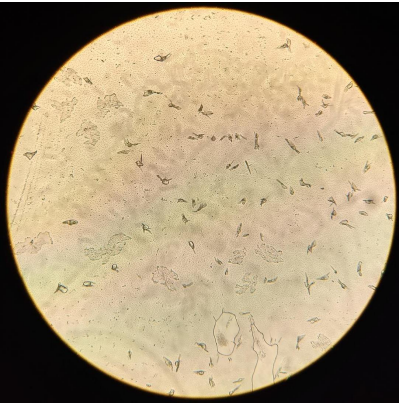
#> input picture ImagemTeste2.png, 399 x 406 px
$ jupyter execute teste2.ipynb
#> lines starting #> are read from the running program, lines starting #| are printed output that depends on the picture; after the words box and inside, x2 and y2 are one past the last pixel; in counts of white or black regions, pixels touching at a corner belong together
[cell 1]
import cv2
import numpy as np
import pandas as pd
import matplotlib.pyplot as plt

def calcular_areas(imagem_path, area_min=20, area_max=5000):
#> called with imagem_path = 'ImagemTeste2.png', area_min = 20, area_max = 5000
    img = cv2.imread(imagem_path)
#> img is the input picture: shape (406, 399, 3); mean B, G, R 119.3, 149.1, 166.3
    original = img.copy()

    gray = cv2.cvtColor(img, cv2.COLOR_BGR2GRAY)
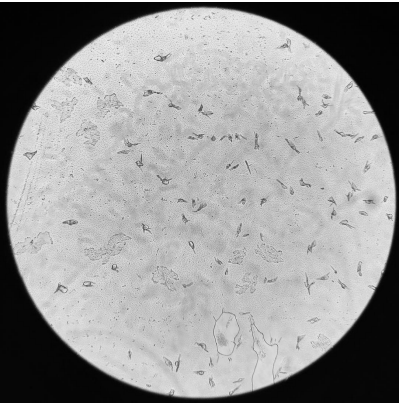
#> gray: shape (406, 399); min 1, max 255, mean 150.8

    # Correção de iluminação irregular
    background = cv2.GaussianBlur(gray, (71, 71), 0)
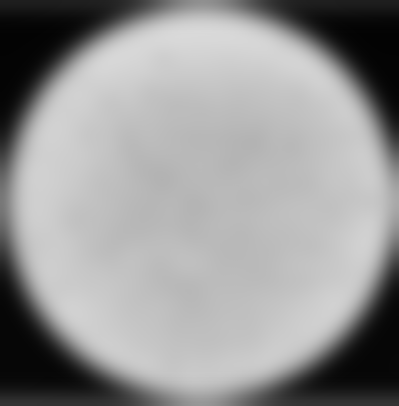
#> background: shape (406, 399); min 3, max 217, mean 150.5
    corrected = cv2.subtract(gray, background)
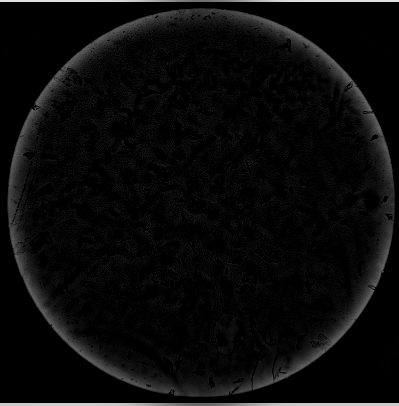
#> corrected: shape (406, 399); min 0, max 225, mean 10.4
    corrected = cv2.normalize(corrected, None, 0, 255, cv2.NORM_MINMAX)

    # Contraste local
    clahe = cv2.createCLAHE(clipLimit=3.0, tileGridSize=(8, 8))
    contrast = clahe.apply(corrected)
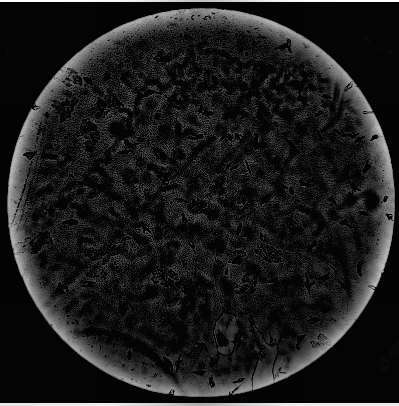
#> contrast: shape (406, 399); min 3, max 255, mean 28.4

    # Redução de ruído preservando bordas
    denoise = cv2.bilateralFilter(contrast, 9, 75, 75)
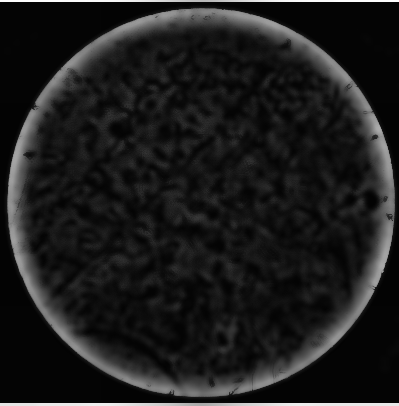
#> denoise: shape (406, 399); min 3, max 254, mean 28.3

    # Segmentação
    thresh = cv2.adaptiveThreshold(
        denoise,
        255,
        cv2.ADAPTIVE_THRESH_GAUSSIAN_C,
        cv2.THRESH_BINARY,
        21,
        -2
    )
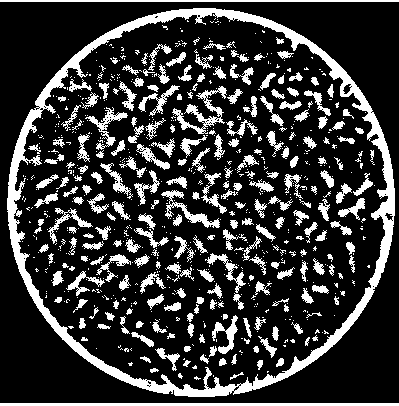
#> thresh: shape (406, 399); 21.3% white; 754 white regions (516 under 20 px), largest, box (x1, y1, x2, y2) and area: (7, 8, 395, 397) 10948, (0, 403, 399, 406) 1197, (0, 0, 399, 2) 798

    # Limpeza
    kernel = np.ones((3, 3), np.uint8)
    clean = cv2.morphologyEx(thresh, cv2.MORPH_OPEN, kernel)
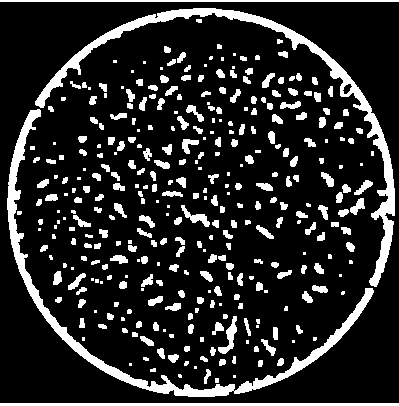
#> clean: shape (406, 399); 15.9% white; 348 white regions (101 under 20 px)

    # Contornos
    contours, _ = cv2.findContours(
        clean,
        cv2.RETR_EXTERNAL,
        cv2.CHAIN_APPROX_SIMPLE
    )
#> contours = 348 contours, 150 with area under 20; largest, box (x1, y1, x2, y2) and area: (35, 8, 395, 287) 4626, (7, 109, 374, 397) 4477, (0, 403, 399, 406) 796, (0, 0, 399, 2) 398, (218, 316, 237, 354) 218

    dados = []
    contador = 1

    for cnt in contours:
        area = cv2.contourArea(cnt)

        if area_min <= area <= area_max:
            x, y, w, h = cv2.boundingRect(cnt)
            perimetro = cv2.arcLength(cnt, True)

            dados.append({
                "objeto": contador,
                "area_pixels": area,
                "perimetro_pixels": perimetro,
                "x": x,
                "y": y,
                "largura": w,
                "altura": h
            })

            cv2.drawContours(original, [cnt], -1, (0, 255, 0), 1)
            cv2.putText(
                original,
                str(contador),
                (x, y - 3),
                cv2.FONT_HERSHEY_SIMPLEX,
                0.4,
                (255, 0, 0),
                1
            )

            contador += 1
#> this loop made 348 passes
#> (cnt, area, x, y, w, h, perimetro) on pass 1: ([[0, 403], [0, 405], [398, 405], [398, 403]], 796, 0, 403, 399, 3, 800)
#> (area, x, y, w, h, perimetro) on passes 5, 10, 11, 12, 15, 16: (39.5, 204, 369, 7, 15, 36.73), (22, 258, 360, 5, 7, 18.83), (30, 219, 359, 7, 7, 21.66), (33, 277, 358, 7, 8, 22.49), (22, 200, 356, 8, 6, 20.49), (54.5, 168, 354, 11, 9, 30.73)
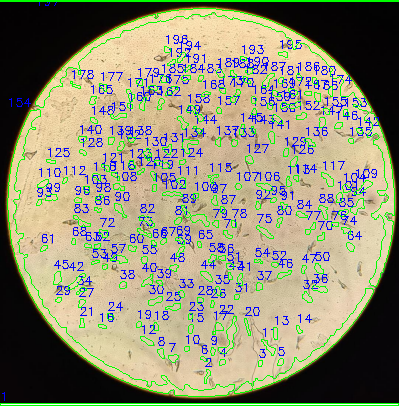
#> original: shape (406, 399, 3); 10.92% of pixels changed, all inside (x1, y1, x2, y2) = (0, 0, 399, 406)
#> after the loop, contador = 199; dados = 198 items

    tabela = pd.DataFrame(dados)
#> tabela = table of 198 rows and 7 columns

    print("Objetos detectados:", len(tabela))
#| Objetos detectados: 198
    print("Área total em pixels:", tabela["area_pixels"].sum() if len(tabela) else 0)
#| Área total em pixels: 18537.5

    plt.figure(figsize=(10, 5))
    plt.imshow(cv2.cvtColor(original, cv2.COLOR_BGR2RGB))
    plt.axis("off")
    plt.title("Objetos detectados com área calculada")
    plt.show()

    return tabela, original, clean


tabela, imagem_resultado, mascara = calcular_areas("ImagemTeste2.png")
#> tabela = table of 198 rows and 7 columns

print(tabela)
#> (printed output is left out)

$ run again, with ImagemTeste10.png copied over ImagemTeste2.png
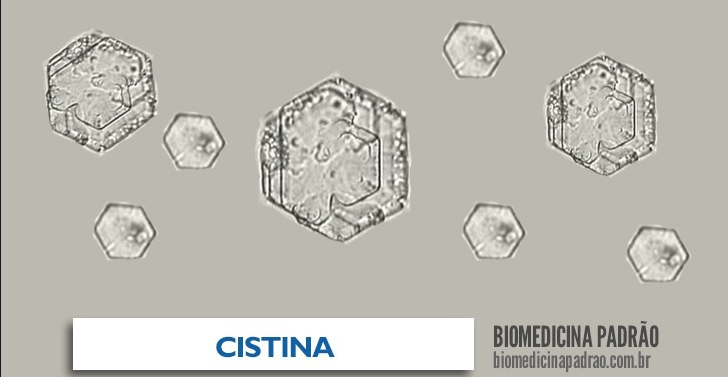
#> input picture ImagemTeste10.png, 728 x 377 px
#> in calcular_areas, img is the input picture: shape (377, 728, 3); mean B, G, R 178.7, 186.5, 188.8
#> in calcular_areas, `thresh = cv2.adaptiveThreshold( denoise, 255, cv2.ADAPTIVE_THRESH_GAUS..`:
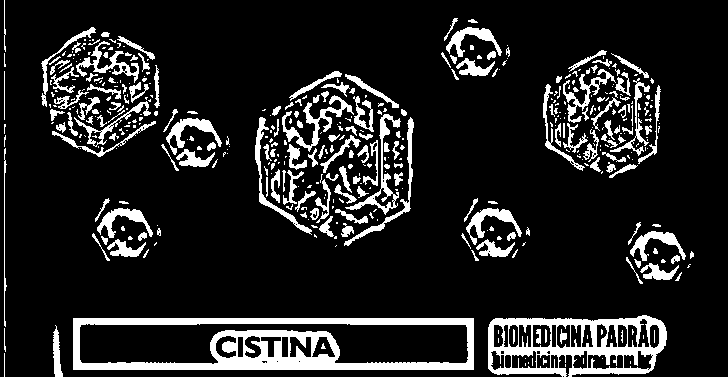
#> thresh: shape (377, 728); 13.6% white; 444 white regions (269 under 20 px), largest, box (x1, y1, x2, y2) and area: (73, 318, 474, 370) 8649, (488, 315, 667, 377) 5029, (282, 95, 354, 152) 883
#> clean: shape (377, 728); 10.6% white; 318 white regions (136 under 20 px)
#> contours = 310 contours, 184 with area under 20; largest, box (x1, y1, x2, y2) and area: (73, 318, 474, 370) 20400, (488, 315, 667, 376) 6676, (166, 118, 221, 148) 490, (466, 208, 521, 238) 488, (97, 208, 153, 238) 488
#> the loop in calcular_areas, `for cnt in contours:` made 310 passes
#> (area, x, y, w, h, perimetro) on passes 1, 4, 8, 12, 16, 17, 23, 24: (385.5, 569, 368, 80, 9, 174.4), (235.5, 53, 330, 10, 47, 105.6), (238, 643, 263, 33, 17, 99.6), (24.5, 671, 256, 9, 7, 30.24), (219.5, 479, 240, 33, 17, 105.4), (256.5, 108, 240, 35, 17, 122.7), (29, 138, 233, 9, 7, 27.66), (28.5, 507, 232, 9, 8, 31.9)
#> after the loop in calcular_areas, `for cnt in contours:`:
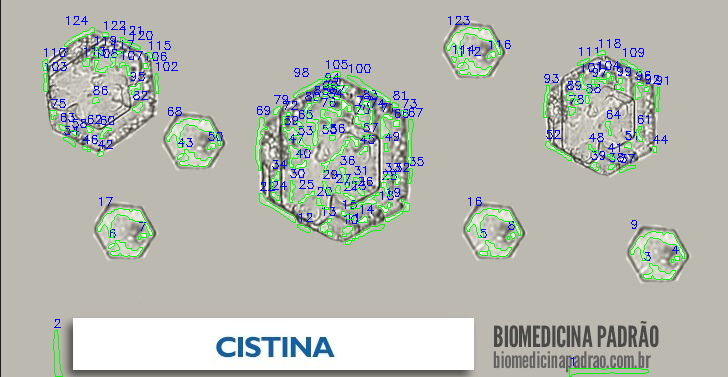
#> original: shape (377, 728, 3); 3.86% of pixels changed, all inside (x1, y1, x2, y2) = (42, 16, 685, 377)
#> after the loop in calcular_areas, `for cnt in contours:`: contador = 125; dados = 124 items
#> in calcular_areas, `tabela = pd.DataFrame(dados)`: tabela = table of 124 rows and 7 columns
#| Objetos detectados: 124
#| Área total em pixels: 10638.5
#> (printed output is left out)
